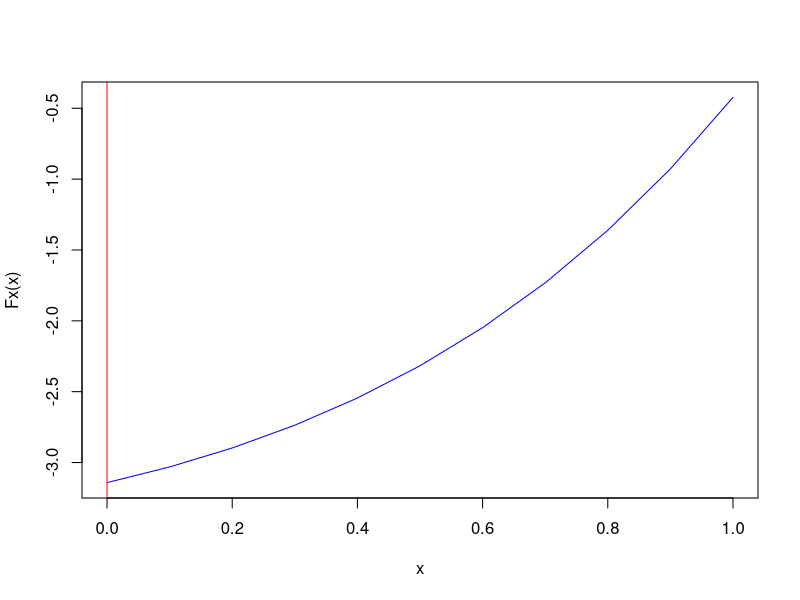
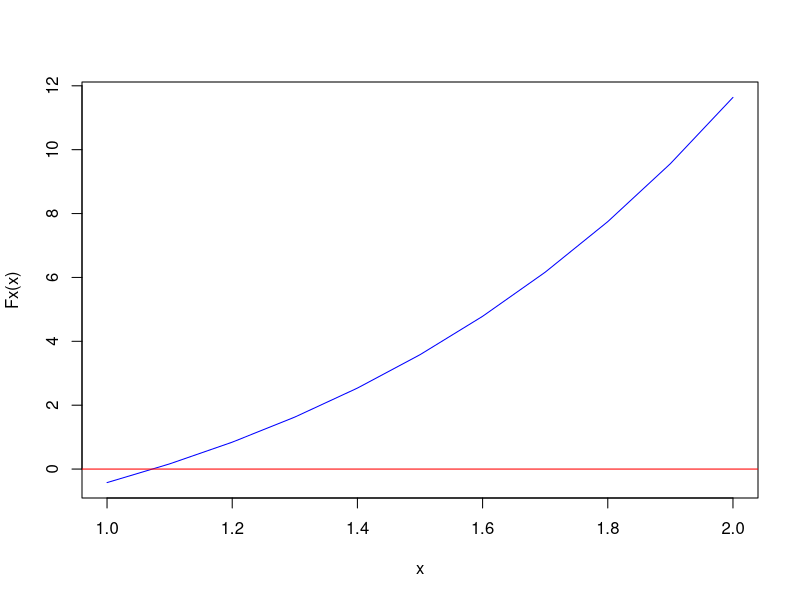

R code for these plots, in order:
# Remueve todos los objetos creados
rm(list=ls())
Fx = function(x) ((x*((exp(1))^x))-pi)
Fx2 = function(x) ((exp(1)^x)-(pi*x))

biseccion = function(a,b,err) {
  # Grafico
  x = seq(a,b,0.1)
  plot(x,Fx(x),type="l",col="blue")
  abline(h=0,v=0,col="red")
  
  inf = a
  sup = b
  aux = 0
  aux2 = 0
  it = 0
  result = Fx2(b)
  
  while(err < abs(result)){
    it = it + 1
    
    if((Fx2(inf)*Fx2(sup))<0){
      aux = (sup+inf)/2
      aux2 = Fx2(aux)
      
      if(abs(aux2) < err){
        break
      }else{
        if((Fx2(inf)*aux2)>0){
          inf =  aux
        }else{
          sup = aux
        }
      }
      
    }else{
      cat("Intervalo no valido\n")
      break
    }
  }
  cat("Iteraciones =",it,"Resultado = ",aux,"\n")
}

biseccion(0,1,10e-8)
biseccion(1,2,10e-8)

